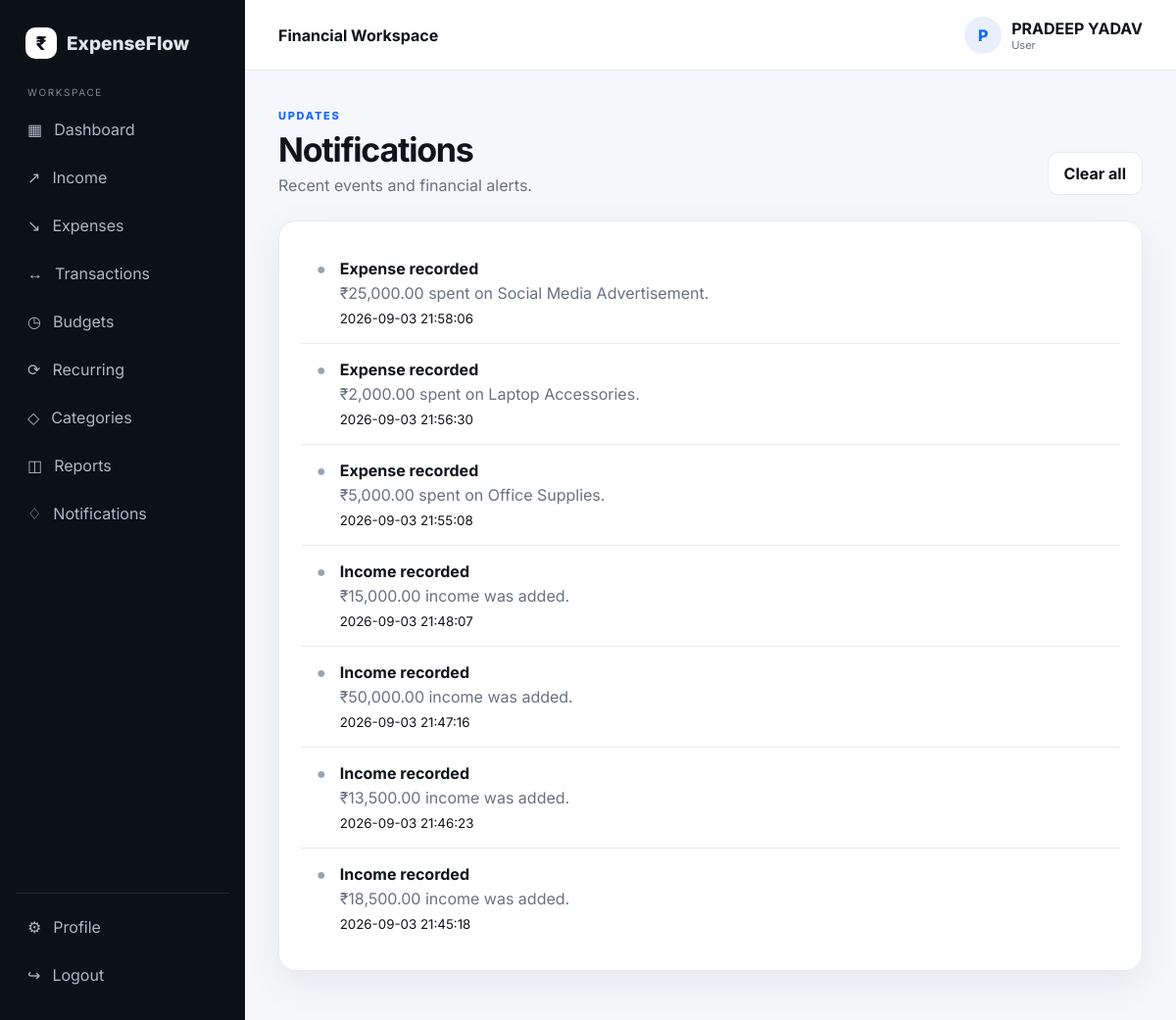
The app's page /notifications (signed in) with its own data.
### tables this page shows
CREATE TABLE users(
      id INTEGER PRIMARY KEY AUTOINCREMENT, name TEXT NOT NULL,
      email TEXT UNIQUE NOT NULL, password TEXT NOT NULL,
      role TEXT NOT NULL DEFAULT 'user', active INTEGER NOT NULL DEFAULT 1,
      created_at TEXT NOT NULL);

CREATE TABLE notifications(
      id INTEGER PRIMARY KEY AUTOINCREMENT, user_id INTEGER NOT NULL,
      title TEXT NOT NULL, message TEXT NOT NULL, is_read INTEGER NOT NULL DEFAULT 0,
      created_at TEXT NOT NULL, FOREIGN KEY(user_id) REFERENCES users(id) ON DELETE CASCADE);

### app.py (the view)
@app.get('/notifications')
@login_required
def notifications():
    c=db(); rows=c.execute('SELECT * FROM notifications WHERE user_id=? ORDER BY created_at DESC',(session['user_id'],)).fetchall(); c.execute('UPDATE notifications SET is_read=1 WHERE user_id=?',(session['user_id'],)); c.commit(); c.close(); return render_template('notifications.html',rows=rows)

### app.py (called while the page is built)
def db():
    c = sqlite3.connect(DATABASE)
    c.row_factory = sqlite3.Row
    c.execute('PRAGMA foreign_keys = ON')
    return c

def login_required(f):
    @wraps(f)
    def w(*a,**kw):
        if not session.get('user_id'): flash('Please sign in first.','warning'); return redirect(url_for('home'))
        c=db(); u=c.execute('SELECT * FROM users WHERE id=?',(session['user_id'],)).fetchone(); c.close()
        if not u or not u['active']: session.clear(); flash('Your account is inactive.','danger'); return redirect(url_for('home'))
        return f(*a,**kw)
    return w

def current_user():
    if not session.get('user_id'): return None
    c=db(); u=c.execute('SELECT id,name,email,role,active,created_at FROM users WHERE id=?',(session['user_id'],)).fetchone(); c.close(); return u

@app.context_processor
def inject():
    unread=0
    if session.get('user_id'):
        c=db(); unread=c.execute('SELECT COUNT(*) n FROM notifications WHERE user_id=? AND is_read=0',(session['user_id'],)).fetchone()['n']; c.close()
    return {'current_user':current_user(),'unread_notifications':unread,'year':datetime.now().year}

### templates/notifications.html
{% extends 'base.html' %}{% block title %}Notifications — ExpenseFlow{% endblock %}{% block content %}<div class="page-head reveal"><div><span class="eyebrow">UPDATES</span><h1>Notifications</h1><p>Recent events and financial alerts.</p></div><form method="post" action="{{url_for('clear_notifications')}}"><button class="outline">Clear all</button></form></div><div class="panel reveal">{% for n in rows %}<div class="notification {{'unread' if not n.is_read else ''}}"><span>●</span><div><b>{{n.title}}</b><p>{{n.message}}</p><small>{{n.created_at}}</small></div></div>{% else %}<div class="empty">You're all caught up.</div>{% endfor %}</div>{% endblock %}

### templates/base.html (shortened to what this page needs)
<!doctype html>
<html lang="en">
<head>
    <link rel="stylesheet" href="{{url_for('static',filename='style.css')}}">
</head>
<body>
    <div class="app-shell">
        <aside class="sidebar" id="sidebar"><a class="brand"
                href="{{url_for('admin_dashboard' if session.get('role')=='admin' else 'dashboard')}}"><span
                    class="brand-mark">₹</span><span>ExpenseFlow</span></a>
            <div class="side-label">{{'ADMIN CONSOLE' if session.get('role')=='admin' else 'WORKSPACE'}}</div>
            <nav>
                {% if session.get('role')=='admin' %}<a href="{{url_for('admin_dashboard')}}">▦
                    <span>Dashboard</span></a><a href="{{url_for('admin_users')}}">♙ <span>Users</span></a><a
                    href="{{url_for('admin_transactions')}}">↔ <span>Transactions</span></a><a
                    href="{{url_for('admin_reports')}}">◫ <span>Reports</span></a><a href="{{url_for('admin_logs')}}">◌
                    <span>Activity Logs</span></a>
                {% else %}<a href="{{url_for('dashboard')}}">▦ <span>Dashboard</span></a><a
                    href="{{url_for('income')}}">↗ <span>Income</span></a><a href="{{url_for('expenses')}}">↘
                    <span>Expenses</span></a><a href="{{url_for('transactions')}}">↔ <span>Transactions</span></a><a
                    href="{{url_for('budgets')}}">◷ <span>Budgets</span></a><a href="{{url_for('recurring')}}">⟳
                    <span>Recurring</span></a><a href="{{url_for('categories')}}">◇ <span>Categories</span></a><a
                    href="{{url_for('reports')}}">◫ <span>Reports</span></a><a href="{{url_for('notifications')}}">♢
                    <span>Notifications </span></a>{% endif %}</nav>
            <div class="side-bottom"><a href="{{url_for('profile')}}">⚙ <span>Profile</span></a><a
                    href="{{url_for('logout')}}">↪ <span>Logout</span></a></div>
        </aside>
        <main class="main">
            <header class="topbar"><button class="icon-btn mobile-only" id="menuBtn">☰</button>
                <div class="top-title">{{'Admin Console' if session.get('role')=='admin' else 'Financial Workspace'}}
                </div>
                <div class="top-user">
                    <div class="avatar">{{(session.get('user_name','U')[0]).upper()}}</div>
                    <div>
                        <strong>{{session.get('user_name','User')}}</strong><small>{{session.get('role','user')|capitalize}}</small>
                    </div>
                </div>
            </header>
            <div class="content">
                    {% block content %}{% endblock %}
            </div>
        </main>
    </div>
</body>
</html>

### static/style.css (style rules this page uses)
:root { --bg: #f6f7fb; --panel: #fff; --text: #10131a; --muted: #697180; --line: #e7e9ee; --accent: #1769ff; --accent2: #0d49c7; --danger: #d9415d; --shadow: 0 12px 40px rgba(16, 19, 26, .07); --radius: 18px }
* { box-sizing: border-box }
html { scroll-behavior: smooth }
body { margin: 0; font-family: Inter, system-ui, sans-serif; background: var(--bg); color: var(--text) }
a { text-decoration: none; color: inherit }
button, input, select, textarea { font: inherit }
button { cursor: pointer }
.app-shell { display: flex; min-height: 100vh }
.sidebar { width: 250px; background: #0c1017; color: #dfe5ef; padding: 24px 16px; position: fixed; inset: 0 auto 0 0; display: flex; flex-direction: column; z-index: 20 }
.brand { display: flex; align-items: center; gap: 10px; font-size: 19px; font-weight: 800; padding: 4px 10px 28px }
.brand-mark { width: 32px; height: 32px; border-radius: 10px; background: #fff; color: #0c1017; display: grid; place-items: center; font-weight: 800 }
.side-label { font-size: 10px; letter-spacing: 1.6px; color: #7e8796; padding: 0 12px 10px }
.sidebar nav, .side-bottom { display: grid; gap: 5px }
.sidebar nav a, .side-bottom a { padding: 12px; border-radius: 11px; color: #aeb7c7; display: flex; gap: 12px; align-items: center; transition: .2s }
.side-bottom { margin-top: auto; border-top: 1px solid #222936; padding-top: 12px }
.main { margin-left: 250px; min-width: 0; flex: 1 }
.topbar { height: 72px; background: rgba(255, 255, 255, .86); backdrop-filter: blur(14px); border-bottom: 1px solid var(--line); display: flex; align-items: center; padding: 0 34px; position: sticky; top: 0; z-index: 10 }
.top-title { font-weight: 700 }
.top-user { margin-left: auto; display: flex; gap: 10px; align-items: center }
.top-user small { display: block; color: var(--muted); font-size: 11px }
.avatar { width: 38px; height: 38px; border-radius: 50%; background: #e9eefc; display: grid; place-items: center; font-weight: 800; color: #1769ff }
.content { max-width: 1400px; margin: auto; padding: 34px }
.page-head { display: flex; justify-content: space-between; gap: 20px; align-items: end; margin-bottom: 26px }
.eyebrow { font-size: 11px; letter-spacing: 1.7px; font-weight: 800; color: #1769ff }
.page-head h1 { font-size: 34px; letter-spacing: -1.2px; margin: 6px 0 }
.page-head p, .panel-head p, .form-card>p { color: var(--muted); margin: 0 }
.primary, .outline, .danger-link { border: 0; border-radius: 11px; padding: 11px 16px; font-weight: 700; display: inline-flex; align-items: center; justify-content: center; gap: 8px; transition: transform .2s, box-shadow .2s, background .2s }
.outline { background: #fff; border: 1px solid var(--line); color: var(--text) }
.stat, .panel { background: var(--panel); border: 1px solid var(--line); border-radius: var(--radius); box-shadow: var(--shadow) }
.panel { padding: 22px; margin-bottom: 16px }
.notification { display: flex; gap: 14px; padding: 16px; border-bottom: 1px solid var(--line) }
.notification:last-child { border-bottom: 0 }
.notification>span { color: #9aa3b2 }
.notification p { margin: 5px 0; color: var(--muted) }
.reveal { animation: fadeUp .5s both }
.reveal:nth-child(2) { animation-delay: .04s }

### records on screen
users: get "PRADEEP YADAV", get "User"
notifications: title "Expense recorded", message "₹25,000.00 spent on Social Media Advertisement.", created_at "2026-09-03 21:58:06"
notifications: title "Expense recorded", message "₹2,000.00 spent on Laptop Accessories.", created_at "2026-09-03 21:56:30"
notifications: title "Expense recorded", message "₹5,000.00 spent on Office Supplies.", created_at "2026-09-03 21:55:08"
notifications: title "Income recorded", message "₹15,000.00 income was added.", created_at "2026-09-03 21:48:07"
notifications: title "Income recorded", message "₹50,000.00 income was added.", created_at "2026-09-03 21:47:16"
notifications: title "Income recorded", message "₹13,500.00 income was added.", created_at "2026-09-03 21:46:23"
notifications: title "Income recorded", message "₹18,500.00 income was added.", created_at "2026-09-03 21:45:18"

### other values on screen
{{ 'ADMIN CONSOLE' if session.get('role')=='admin' else 'WORKSPACE' }} "WORKSPACE"
{{ (session.get('user_name','U')[0]).upper() }} "P"
